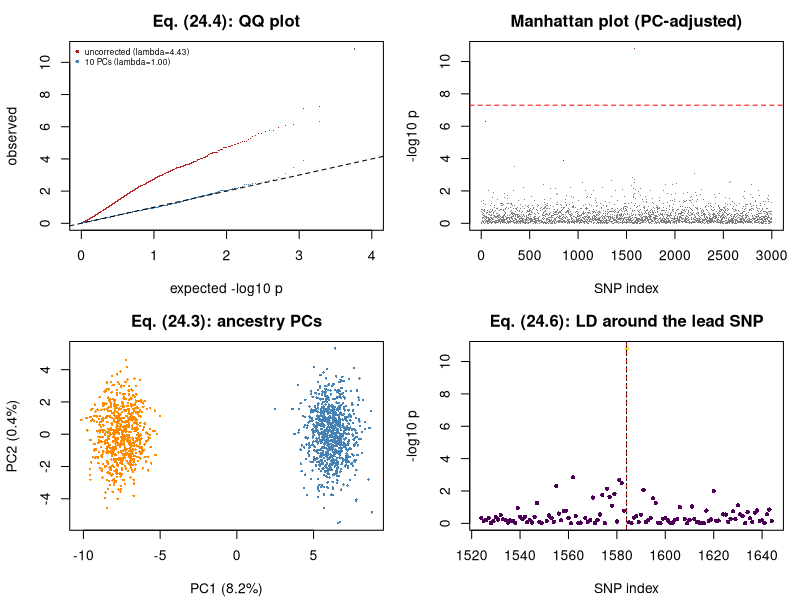

Generate this figure with R:
## ---- chunk 1
MODULE_NAME <- "34_gwas_association"
OUT <- file.path(Sys.getenv("STATS_OUT", unset = "results"), MODULE_NAME)
dir.create(OUT, recursive = TRUE, showWarnings = FALSE)
header <- function(txt) cat("\n", strrep("=", 72), "\n", txt, "\n",
                            strrep("=", 72), "\n", sep = "")
ALPHA_GW <- 5e-8
## ---- chunk 2
header("1. Genotypes with ancestry structure and LD")
simulate_gwas <- function(n = 1500, n_snps = 3000, block_size = 25, n_causal = 3,
                          beta_causal = 0.45, ancestry_effect = 0.9) {
  pop <- rbinom(n, 1, 0.45)
  anc_freq <- runif(n_snps, 0.1, 0.9); fst <- 0.12
  f0 <- pmin(pmax(rbeta(n_snps, anc_freq*(1-fst)/fst, (1-anc_freq)*(1-fst)/fst), 0.02), 0.98)
  f1 <- pmin(pmax(rbeta(n_snps, anc_freq*(1-fst)/fst, (1-anc_freq)*(1-fst)/fst), 0.02), 0.98)
  G <- matrix(0L, n, n_snps)
  for (b in seq_len(n_snps %/% block_size)) {
    cols <- ((b-1)*block_size + 1):(b*block_size)
    for (a in 1:2) {
      latent <- rnorm(n)
      for (k in seq_along(cols)) {
        j <- cols[k]
        f <- ifelse(pop == 1, f1[j], f0[j])
        rho <- 0.85^(k-1)
        u <- rho*latent + sqrt(1 - rho^2)*rnorm(n)
        G[, j] <- G[, j] + as.integer(u > qnorm(1 - f))
      }
    }
  }
  causal <- sample(n_snps, n_causal)
  lin <- ancestry_effect*pop + as.vector(G[, causal] %*% rep(beta_causal, n_causal)) - 1
  list(G = G, y = rbinom(n, 1, plogis(lin)), pop = pop, causal = sort(causal))
}
set.seed(3401)
sim <- simulate_gwas()
G <- sim$G; y <- sim$y; pop <- sim$pop; causal <- sim$causal
n <- nrow(G); n_snps <- ncol(G)
cat(sprintf("  %d individuals x %d SNPs\n", n, n_snps))
cat(sprintf("  case prevalence: overall %.3f; pop0 %.3f, pop1 %.3f\n",
            mean(y), mean(y[pop == 0]), mean(y[pop == 1])))
cat(sprintf("  causal SNPs: %s\n", paste(causal, collapse = " ")))
cat("\n  Ancestry raises BOTH allele frequencies and disease risk - a textbook\n")
cat("  confounder (Module 22, fork structure).\n")
## ---- chunk 3
header("2. QC: MAF, Hardy-Weinberg (24.2)")
hwe_p <- function(g) {
  n_aa <- sum(g == 0); n_ab <- sum(g == 1); n_bb <- sum(g == 2); N <- length(g)
  if (N == 0) return(1)
  p <- (2*n_bb + n_ab)/(2*N)
  exp_ <- c(N*(1-p)^2, 2*N*p*(1-p), N*p^2)
  obs <- c(n_aa, n_ab, n_bb)
  k <- exp_ > 0
  if (sum(k) < 2) return(1)
  pchisq(sum((obs[k] - exp_[k])^2/exp_[k]), 1, lower.tail = FALSE)
}
maf <- pmin(colMeans(G)/2, 1 - colMeans(G)/2)
## CRITICAL: HWE is tested in CONTROLS only. A real disease association can
## cause HWE deviation in cases, so testing everyone discards true signals.
hwe_ctrl <- apply(G[y == 0, ], 2, hwe_p)
hwe_all <- apply(G, 2, hwe_p)
keep <- maf > 0.01 & hwe_ctrl > 1e-6
cat(sprintf("  MAF > 0.01              : %d SNPs pass\n", sum(maf > 0.01)))
cat(sprintf("  HWE in CONTROLS > 1e-6  : %d pass\n", sum(hwe_ctrl > 1e-6)))
cat(sprintf("  HWE in EVERYONE > 1e-6  : %d pass\n", sum(hwe_all > 1e-6)))
cat(sprintf("  combined                : %d of %d SNPs retained\n", sum(keep), n_snps))
cat(sprintf("\n  causal SNPs surviving QC: %s\n",
            paste(causal[keep[causal]], collapse = " ")))
cat("  Apply HWE filtering to CONTROLS only.\n")
## ---- chunk 4
header("3. Uncorrected scan -> genome-wide false positives (24.1), (24.4)")
scan_gwas <- function(G, y, covars = NULL, keep) {
  idx <- which(keep)
  B <- if (is.null(covars)) matrix(1, length(y), 1) else cbind(1, covars)
  p <- rep(NA_real_, ncol(G)); b <- rep(NA_real_, ncol(G))
  for (j in idx) {
    X <- cbind(B, G[, j])
    f <- try(suppressWarnings(glm.fit(X, y, family = binomial())), silent = TRUE)
    if (inherits(f, "try-error")) next
    cf <- f$coefficients
    if (any(is.na(cf))) next
    ## Wald z from the IRLS weights (eq. 13.5).
    W <- f$fitted.values*(1 - f$fitted.values)
    V <- try(chol2inv(chol(crossprod(X*sqrt(W)))), silent = TRUE)
    if (inherits(V, "try-error")) next
    se <- sqrt(V[ncol(X), ncol(X)])
    b[j] <- cf[ncol(X)]; p[j] <- 2*pnorm(abs(cf[ncol(X)]/se), lower.tail = FALSE)
  }
  list(p = p, beta = b)
}
lambda_gc <- function(p) {                                       # eq. (24.4)
  p <- p[is.finite(p) & p > 0]
  median(qchisq(p, 1, lower.tail = FALSE))/0.4549   # median of chi2_1 = 0.4549
}
r_naive <- scan_gwas(G, y, NULL, keep)
cat(sprintf("  lambda_GC (uncorrected) = %.3f   (1.00 = calibrated)\n",
            lambda_gc(r_naive$p)))
cat(sprintf("  SNPs below 5e-8         : %d\n", sum(r_naive$p < ALPHA_GW, na.rm = TRUE)))
cat(sprintf("  of which are causal     : %d\n",
            sum(r_naive$p[causal] < ALPHA_GW, na.rm = TRUE)))
cat(sprintf("\n  Bonferroni threshold for %d tested SNPs: %.2e\n", sum(keep), 0.05/sum(keep)))
cat("  The conventional 5e-8 (eq. 24.5) is 0.05/10^6, a correction for the\n")
cat("  ~1 million effectively independent common variants in European LD.\n")
## ---- chunk 5
header("4. Principal components of the genotype matrix (24.3)")
genotype_pcs <- function(G, keep, k = 10, ld_thin = 5) {
  idx <- which(keep)[seq(1, sum(keep), by = ld_thin)]
  Z <- scale(G[, idx])
  Z[is.na(Z)] <- 0
  sv <- svd(Z, nu = k, nv = 0)
  list(x = sv$u %*% diag(sv$d[1:k]), pve = sv$d^2/sum(sv$d^2))
}
pcs <- genotype_pcs(G, keep)
cat(sprintf("  %4s%9s%24s\n", "PC", "PVE", "|corr with ancestry|"))
for (j in 1:5)
  cat(sprintf("  %4d%8.2f%%%24.3f\n", j, 100*pcs$pve[j], abs(cor(pcs$x[, j], pop))))
cat("\n  PC1 captures ancestry almost perfectly. In a real study you would also\n")
cat("  plot PCs against a reference panel (1000 Genomes) to LABEL the ancestry\n")
cat("  groups rather than just adjust for them.\n\n")
for (n_pc in c(0, 1, 2, 5, 10)) {
  cov_ <- if (n_pc == 0) NULL else pcs$x[, 1:n_pc, drop = FALSE]
  r <- scan_gwas(G, y, cov_, keep)
  cat(sprintf("  %2d PCs: lambda_GC = %.3f, %3d genome-wide hits, %d of them causal\n",
              n_pc, lambda_gc(r$p), sum(r$p < ALPHA_GW, na.rm = TRUE),
              sum(r$p[causal] < ALPHA_GW, na.rm = TRUE)))
  if (n_pc == 10) r_final <- r
}
cat("\n  Adjusting for ancestry PCs restores calibration (lambda -> 1) and\n")
cat("  leaves the true signals. NOTE lambda > 1 is NOT automatically\n")
cat("  confounding: a highly polygenic trait genuinely inflates it at large n.\n")
cat("  LD score regression separates polygenicity (slope) from confounding\n")
cat("  (intercept); the QQ plot is the visual version.\n")
## ---- chunk 6
header("5. LD means hits come in blocks (24.6)")
sig_idx <- which(is.finite(r_final$p) & r_final$p < ALPHA_GW)
cat(sprintf("  %d SNPs pass 5e-8 after PC adjustment\n", length(sig_idx)))
clump <- function(p, G, sig_idx, r2_thresh = 0.1, window = 60) {
  ord <- sig_idx[order(p[sig_idx])]
  lead <- integer(0); taken <- integer(0)
  for (j in ord) {
    if (j %in% taken) next
    lead <- c(lead, j)
    for (k in max(1, j-window):min(ncol(G), j+window)) {
      if (k %in% sig_idx && !(k %in% taken)) {
        if (sd(G[, j]) > 0 && sd(G[, k]) > 0 && cor(G[, j], G[, k])^2 > r2_thresh)
          taken <- c(taken, k)
      }
    }
    taken <- c(taken, j)
  }
  lead
}
lead_snps <- clump(r_final$p, G, sig_idx)
cat(sprintf("  after clumping (r^2 < 0.1): %d independent loci\n", length(lead_snps)))
cat(sprintf("  lead SNPs: %s\n", paste(sort(lead_snps), collapse = " ")))
cat(sprintf("  true causal SNPs: %s\n", paste(causal, collapse = " ")))
for (L in head(lead_snps, 3)) {
  near <- causal[abs(causal - L) < 30]
  if (length(near)) {
    c0 <- near[1]
    cat(sprintf("    lead SNP %d: causal variant %d is %d SNPs away, r^2 = %.3f,\n",
                L, c0, abs(L - c0), cor(G[, L], G[, c0])^2))
    cat(sprintf("      p_lead = %.2e, p_causal = %.2e\n", r_final$p[L], r_final$p[c0]))
  }
}
cat("\n  THE LEAD SNP IS OFTEN NOT THE CAUSAL VARIANT. It is the one that\n")
cat("  happened to be typed and happened to tag the causal haplotype best in\n")
cat("  THIS sample. Fine-mapping computes posterior inclusion probabilities\n")
cat("  and a 95% credible set rather than naming the top SNP.\n")
## ---- chunk 7
header("6. Polygenic scores: the leakage trap (24.8)")
auc <- function(labels, scores) {
  r <- rank(scores); n1 <- sum(labels == 1); n0 <- sum(labels == 0)
  (sum(r[labels == 1]) - n1*(n1+1)/2)/(n1*n0)
}
set.seed(3402)
te <- sample(n, round(0.35*n)); tr <- setdiff(seq_len(n), te)
build_pgs <- function(idx_w, idx_score, p_thresh = 1e-3) {
  r <- scan_gwas(G[idx_w, ], y[idx_w], pcs$x[idx_w, 1:5], keep)
  sel <- which(is.finite(r$p) & r$p < p_thresh)
  if (!length(sel)) sel <- order(r$p)[1:5]
  list(score = as.vector(G[idx_score, sel, drop = FALSE] %*% r$beta[sel]), n_snp = length(sel))
}
h <- build_pgs(tr, te)                       # HONEST: weights from TRAINING only
l <- build_pgs(seq_len(n), te)               # LEAKY: weights from ALL samples
cat(sprintf("  weights from TRAINING only : %4d SNPs, test AUC = %.3f\n",
            h$n_snp, auc(y[te], h$score)))
cat(sprintf("  weights from ALL samples   : %4d SNPs, test AUC = %.3f   <- inflated\n",
            l$n_snp, auc(y[te], l$score)))
cat(sprintf("  optimism from the leak     : %+.3f\n",
            auc(y[te], l$score) - auc(y[te], h$score)))
p0 <- which(pop == 0); p1 <- which(pop == 1)
tr0 <- p0[-(1:floor(length(p0)/3))]; te0 <- p0[1:floor(length(p0)/3)]
s0 <- build_pgs(tr0, te0); s1 <- build_pgs(tr0, p1)
a_same <- auc(y[te0], s0$score); a_other <- auc(y[p1], s1$score)
cat("\n  Portability (trained entirely in population 0):\n")
cat(sprintf("    tested in population 0 : AUC = %.3f\n", a_same))
cat(sprintf("    tested in population 1 : AUC = %.3f\n", a_other))
cat(sprintf("    relative loss          : %.0f%%\n",
            100*(1 - (a_other - 0.5)/max(a_same - 0.5, 1e-9))))
cat("  Real PGS lose 50-80% of their predictive R^2 across ancestries, because\n")
cat("  LD patterns and allele frequencies differ. ALWAYS report the ancestry of\n")
cat("  both the training and the test data.\n")
## ---- chunk 8
png(file.path(OUT, "gwas.png"), width = 1100, height = 800, res = 110)
par(mfrow = c(2, 2), mar = c(4.2, 4.2, 2.5, 1))
plot(NA, xlim = c(0, 4), ylim = c(0, max(-log10(r_naive$p), na.rm = TRUE)),
     xlab = "expected -log10 p", ylab = "observed", main = "Eq. (24.4): QQ plot")
for (row_ in list(list(r_naive$p, "firebrick"), list(r_final$p, "steelblue"))) {
  q <- sort(row_[[1]][is.finite(row_[[1]]) & row_[[1]] > 0])
  points(-log10(ppoints(length(q))), -log10(q), pch = ".", col = row_[[2]])
}
abline(0, 1, lty = 2)
legend("topleft", sprintf(c("uncorrected (lambda=%.2f)", "10 PCs (lambda=%.2f)"),
                          c(lambda_gc(r_naive$p), lambda_gc(r_final$p))),
       col = c("firebrick", "steelblue"), pch = 16, bty = "n", cex = 0.6)
ok <- is.finite(r_final$p)
plot(which(ok), -log10(r_final$p[ok]), pch = ".",
     col = ifelse(which(ok) %in% causal, "firebrick", "grey50"),
     xlab = "SNP index", ylab = "-log10 p", main = "Manhattan plot (PC-adjusted)")
abline(h = -log10(ALPHA_GW), col = "red", lty = 2)
plot(pcs$x[, 1], pcs$x[, 2], pch = 16, cex = 0.4,
     col = c("steelblue", "darkorange")[pop + 1],
     xlab = sprintf("PC1 (%.1f%%)", 100*pcs$pve[1]),
     ylab = sprintf("PC2 (%.1f%%)", 100*pcs$pve[2]), main = "Eq. (24.3): ancestry PCs")
if (length(lead_snps)) {
  L <- lead_snps[1]; lo <- max(1, L-60); hi <- min(n_snps, L+60)
  r2s <- sapply(lo:hi, function(k) if (sd(G[, k]) > 0) cor(G[, L], G[, k])^2 else 0)
  plot(lo:hi, -log10(pmax(r_final$p[lo:hi], 1e-300)), pch = 16, cex = 0.7,
       col = hcl.colors(10, "viridis")[cut(r2s, 10)],
       xlab = "SNP index", ylab = "-log10 p", main = "Eq. (24.6): LD around the lead SNP")
  abline(v = L, col = "red", lty = 2)
  for (c0 in causal) if (c0 >= lo && c0 <= hi) abline(v = c0, lty = 3)
}
invisible(dev.off())
cat("\nFigure written to", file.path(OUT, "gwas.png"), "\n")
## ---- chunk 9

## ---- chunk 10

## ---- chunk 11
# idx <- which(keep)[1:1200]
# Z <- scale(G[, idx]); Z[is.na(Z)] <- 0
# ev <- pmax(eigen(cor(Z), only.values = TRUE)$values, 0)
# m_eff <- which(cumsum(ev)/sum(ev) >= 0.995)[1]
# cat(sprintf("  SNPs tested                  : %d\n", length(idx)))
# cat(sprintf("  effectively independent tests: %d\n", m_eff))
# cat(sprintf("  naive Bonferroni 0.05/M      : %.2e\n", 0.05/length(idx)))
# cat(sprintf("  LD-aware  0.05/M_eff         : %.2e\n", 0.05/m_eff))
# cat(sprintf("  ratio                        : %.2fx too strict\n", length(idx)/m_eff))
#
# ## LD makes neighbouring tests redundant, so a naive Bonferroni over every SNP
# ## is CONSERVATIVE. The genome-wide 5e-8 is calibrated to ~1e6 effectively
# ## independent COMMON variants, not to the number of SNPs on the array - which
# ## is why denser arrays do not need a stricter threshold, while whole-genome
# ## sequencing (which adds genuinely independent RARE variants) does.
## ---- chunk 12

## ---- chunk 13

## ---- chunk 14
# set.seed(777)
# s2 <- simulate_gwas(ancestry_effect = 0)
# ## Deliberately over-sample population 1 among cases (a recruitment artefact).
# drop <- sample(which(s2$y == 1 & s2$pop == 0),
#                size = floor(0.7*sum(s2$y == 1 & s2$pop == 0)))
# sel <- setdiff(seq_along(s2$y), drop)
# G2 <- s2$G[sel, ]; y2 <- s2$y[sel]; pop2 <- s2$pop[sel]
# maf2 <- pmin(colMeans(G2)/2, 1 - colMeans(G2)/2)
# keep2 <- maf2 > 0.01
# r2a <- scan_gwas(G2, y2, NULL, keep2)
# pcs2 <- genotype_pcs(G2, keep2)
# r2b <- scan_gwas(G2, y2, pcs2$x[, 1:10], keep2)
# cat(sprintf("  case fraction from pop1: %.2f vs control %.2f\n",
#             mean(pop2[y2 == 1]), mean(pop2[y2 == 0])))
# cat(sprintf("  lambda_GC uncorrected : %.3f\n", lambda_gc(r2a$p)))
# cat(sprintf("  lambda_GC with 10 PCs : %.3f\n", lambda_gc(r2b$p)))
# cat(sprintf("  genome-wide hits: %d -> %d\n",
#             sum(r2a$p < 5e-8, na.rm = TRUE), sum(r2b$p < 5e-8, na.rm = TRUE)))
#
# ## Ancestry does not have to CAUSE the disease. It only has to be associated
# ## with case/control STATUS - here through recruitment - to confound every SNP
# ## whose frequency differs between populations. This is the selection/collider
# ## structure of Module 22.
## ---- chunk 15

## ---- chunk 16

## ---- chunk 17
# set.seed(31)
# TRUE_CAUSAL <- 0.6
# Xexp <- as.vector(G[, causal] %*% rep(0.5, length(causal))) + rnorm(n)
# U <- rnorm(n)                                        # confounder
# Yout <- TRUE_CAUSAL*Xexp + 1.2*U + rnorm(n)
# Xexp <- Xexp + 1.2*U                                 # confound the exposure too
# ivw <- function(instr) {
#   st <- t(sapply(instr, function(j) {
#     fx <- lm(Xexp ~ G[, j]); fy <- lm(Yout ~ G[, j])
#     c(coef(fx)[2], coef(summary(fx))[2,2], coef(fy)[2], coef(summary(fy))[2,2])
#   }))
#   bx <- st[,1]; sx <- st[,2]; by <- st[,3]; sy <- st[,4]
#   c(est = sum(bx*by/sy^2)/sum(bx^2/sy^2), F = mean((bx/sx)^2))   # eq. (24.9)
# }
# strong <- ivw(causal)
# weak <- ivw(c(causal, setdiff(seq_len(n_snps), causal)[1:8]))
# cat(sprintf("  TRUE causal effect            = %.3f\n", TRUE_CAUSAL))
# cat(sprintf("  naive OLS (confounded)        = %.3f\n", coef(lm(Yout ~ Xexp))[2]))
# cat(sprintf("  IVW, strong instruments only  = %.3f  (mean F = %.1f)\n",
#             strong["est"], strong["F"]))
# cat(sprintf("  IVW, plus 8 weak instruments  = %.3f  (mean F = %.1f)\n",
#             weak["est"], weak["F"]))
#
# ## Relevance is CHECKABLE: mean F > 10 is the usual rule. Weak instruments
# ## bias IVW TOWARD the confounded OLS value. The other two MR assumptions -
# ## independence and the EXCLUSION RESTRICTION - are NOT testable. MR-Egger and
# ## weighted-median estimators are sensitivity analyses for horizontal
# ## pleiotropy, not proofs that it is absent.
